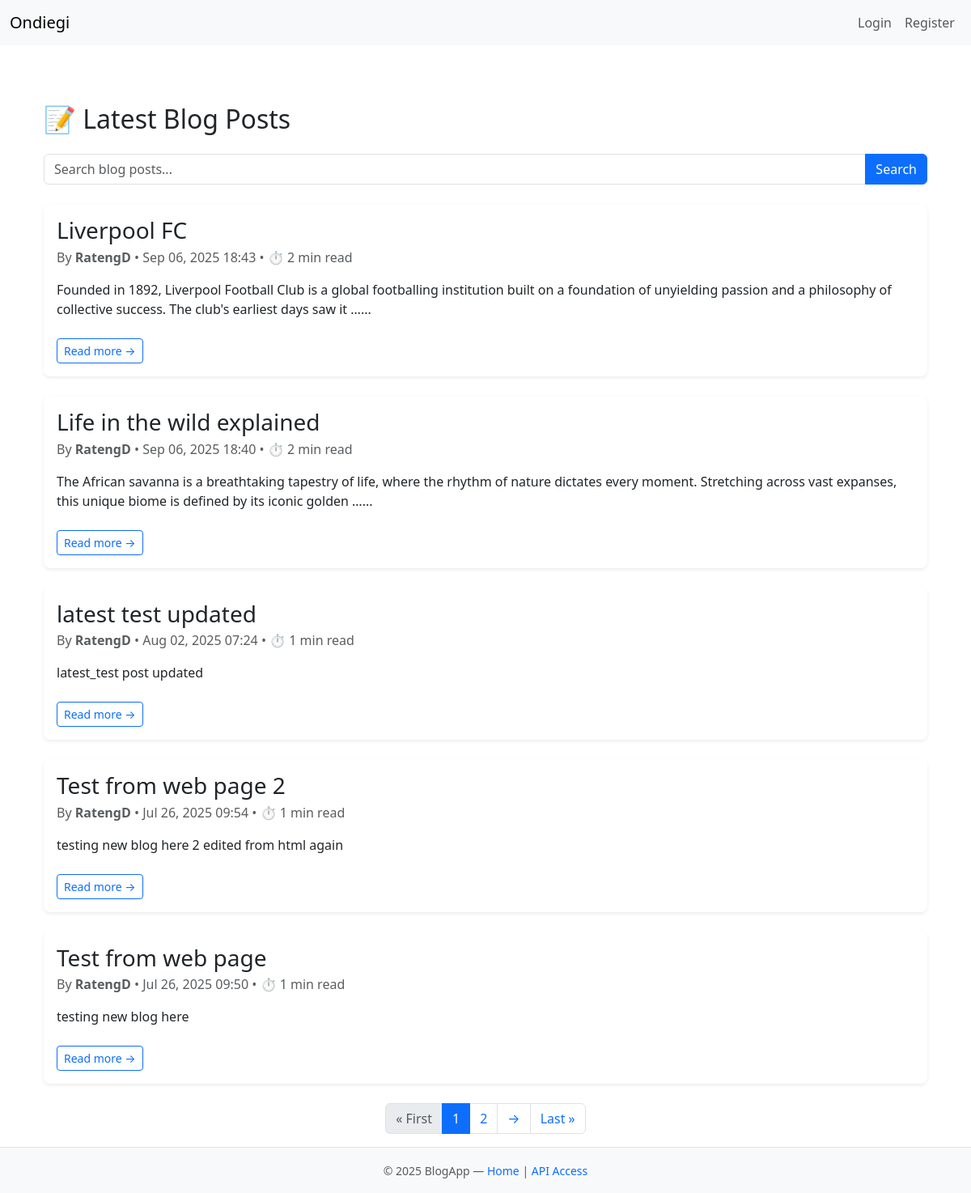
Before: /blog/ with the older database file.
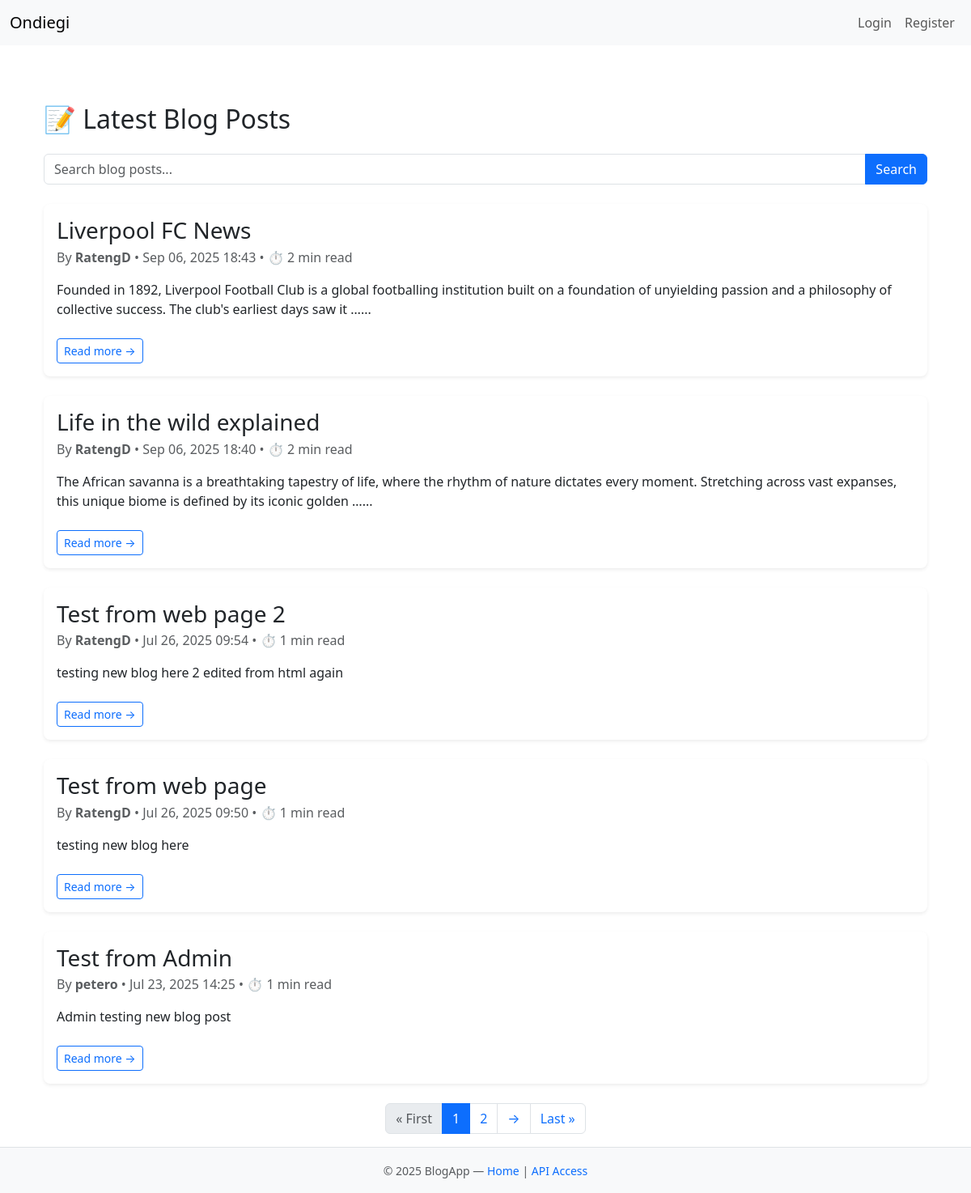
After: the same page with the newer database file.
### blog/models.py (models this page shows, shortened)
class BlogPost(models.Model):
    title = models.CharField(max_length=200)
    slug = models.SlugField(unique=True, blank=True)  # new field
    content = models.TextField()
    author = models.ForeignKey(User, on_delete=models.SET_NULL, null=True)
    created_at = models.DateTimeField(auto_now_add=True)
    category = models.ForeignKey(
        Category,
        related_name="posts",
        on_delete=models.SET_NULL,
        null=True,   # old posts can stay empty
        blank=True
    )
    def reading_time(self):
        word_count = len(self.content.split())
        return math.ceil(word_count / 200)  # 200 words per min

### blog/views.py (the view)
# urls.py: path('', blog_list_view, name='blog-posts'),  # 👉 now serves HTML
def blog_list_view(request):
    query = request.GET.get('q', '')  # get search query if exists
    posts = BlogPost.objects.all().order_by('-created_at')
    if query:
        posts = posts.filter(
            Q(title__icontains=query) | Q(content__icontains=query)
        )
    paginator = Paginator(posts, 5)  # same pagination as before
    page_number = request.GET.get('page')
    page_obj = paginator.get_page(page_number)
    return render(request, 'blog/blog_list.html', {
        'page_obj': page_obj,
        'query': query,  # send query back to template
    })

### blog/templates/blog/blog_list.html (shortened to what this page needs)
{% extends 'base.html' %}
{% block content %}
<div class="container mt-5">
  <h2 class="mb-4">📝 Latest Blog Posts</h2>
  <form method="GET" action="">
    <div class="input-group mb-4">
      <input type="text" name="q" value="{{ query }}" class="form-control" placeholder="Search blog posts...">
      <button class="btn btn-primary" type="submit">Search</button>
    </div>
  </form>
  {% if page_obj %}
  {% for post in page_obj %}
  <div class="card mb-4 border-0 shadow-sm rounded-3">
    <div class="card-body">
      <h3 class="card-title">{{ post.title }}</h3>
      <p class="card-subtitle text-muted mb-2">
        By <strong>{{ post.author.username }}</strong> • {{ post.created_at|date:"M d, Y H:i" }}
            • ⏱ {{ post.reading_time }} min read
      </p>
      <p class="card-text mt-3 text-body">
        {{ post.content|truncatewords:30 }}{% if post.content|length > 200 %}...{% endif %}
      </p>
      <a href="{% url 'view-post' post.slug %}" class="btn btn-outline-primary btn-sm mt-2">Read more →</a>
    </div>
  </div>
  {% endfor %}
  <nav aria-label="Page navigation">
    <ul class="pagination justify-content-center">
      {% if page_obj.has_previous %}
      <li class="page-item">
        <a class="page-link" href="?page=1">« First</a>
      </li>
      {% else %}
      <li class="page-item disabled">
        <span class="page-link">« First</span>
      </li>
      {% endif %}
      {% for num in page_obj.paginator.page_range %}
      {% if num == page_obj.number %}
      <li class="page-item active"><span class="page-link">{{ num }}</span></li>
      {% elif num >= page_obj.number|add:'-2' and num <= page_obj.number|add:'2' %} <li class="page-item"><a
          class="page-link" href="?page={{ num }}">{{ num }}</a></li>
        {% endif %}
        {% endfor %}
        {% if page_obj.has_next %}
        <li class="page-item">
          <a class="page-link" href="?page={{ page_obj.next_page_number }}">→</a>
        </li>
        {% endif %}
        {% if page_obj.has_next %}
        <li class="page-item">
          <a class="page-link" href="?page={{ page_obj.paginator.num_pages }}">Last »</a>
        </li>
        {% else %}
        <li class="page-item disabled">
          <span class="page-link">Last »</span>
        </li>
        {% endif %}
    </ul>
  </nav>
  {% endif %}
</div>
{% endblock %}

### templates/base.html (shortened to what this page needs)
<!DOCTYPE html>
<html lang="en">
<head>
  <link href="https://cdn.jsdelivr.net/npm/bootstrap@5.3.0/dist/css/bootstrap.min.css" rel="stylesheet">
</head>
<body class="d-flex flex-column min-vh-100">
  {% include 'navbar/navbar.html' %}
  <main class="container mt-4 flex-grow-1">
    {% block content %}{% endblock %}
  </main>
  {% include "navbar/footer.html" %}
</body>
</html>

### templates/navbar/navbar.html (shortened to what this page needs)
<nav class="navbar navbar-expand-lg navbar-light bg-light">
  <div class="container-fluid">
    <a class="navbar-brand" href="{% url 'home' %}">Ondiegi</a>
    <div class="collapse navbar-collapse" id="navbarNav">
      <ul class="navbar-nav ms-auto">
        {% if user.is_authenticated %}
        <li class="nav-item">
          <a class="nav-link" href="#">Hi {{ user.username }}</a>
        </li>
        <li class="nav-item">
          <a class="nav-link" href="{% url 'create-post' %}">Create Post</a>
        </li>
        <li class="nav-item">
          <a class="nav-link" href="{% url 'profile' %}">Profile</a>
        </li>
        <li class="nav-item">
          <a class="nav-link" href="{% url 'logout' %}">Logout</a>
        </li>
        {% else %}
        <li class="nav-item">
          <a class="nav-link" href="{% url 'login' %}">Login</a>
        </li>
        <li class="nav-item">
          <a class="nav-link" href="{% url 'register' %}">Register</a>
        </li>
        {% endif %}
      </ul>
    </div>
  </div>
</nav>

### templates/navbar/footer.html
<footer class="mt-auto bg-light text-center text-muted py-3 border-top">
  <div class="container">
    <small>
      &copy; {{ year }} BlogApp —
      <a href="{% url 'home' %}" class="text-decoration-none">Home</a> |
      <a href="/api/" class="text-decoration-none">API Access</a>
    </small>
  </div>
</footer>

Changed rows visible on the page:
removed BlogPost: title "latest test updated", author.username "RatengD", created_at "Aug 02, 2025 07:24", reading_time "1", content "latest_test post updated"
changed BlogPost: title "Liverpool FC" → "Liverpool FC News"
now on this page (row unchanged): BlogPost: title "Test from Admin", author.username "petero", created_at "Jul 23, 2025 14:25", reading_time "1", content "Admin testing new blog post"
